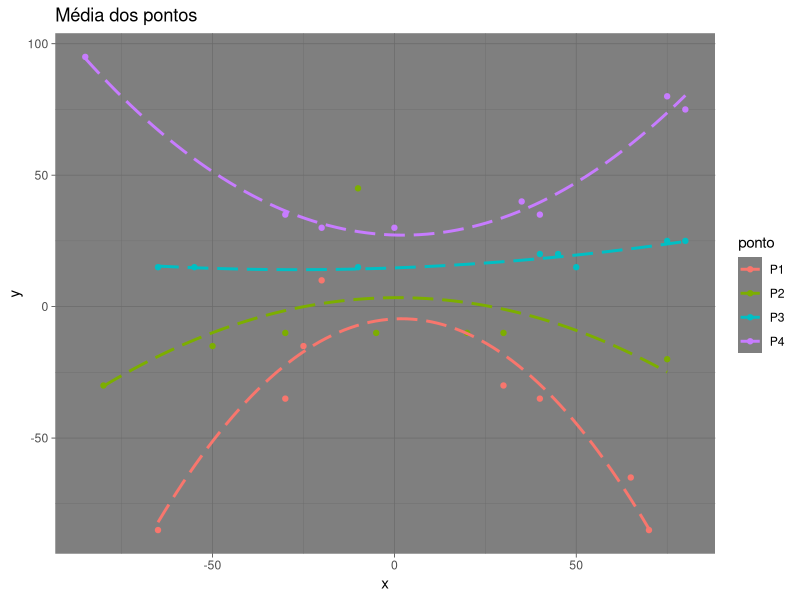

Write the R code that produced this figure.
dados1=read.csv('dados_geral.csv',sep = ",",dec = ".")

dados1

install.packages('ggplot2')
library(ggplot2)

ggplot(dados1,aes(x=x,y,col=ponto))+geom_point()+geom_smooth(method="lm", se = F, formula = y~poly(x,2), show.legend = T,linetype="longdash")+theme_dark()+ggtitle("Média dos pontos")
